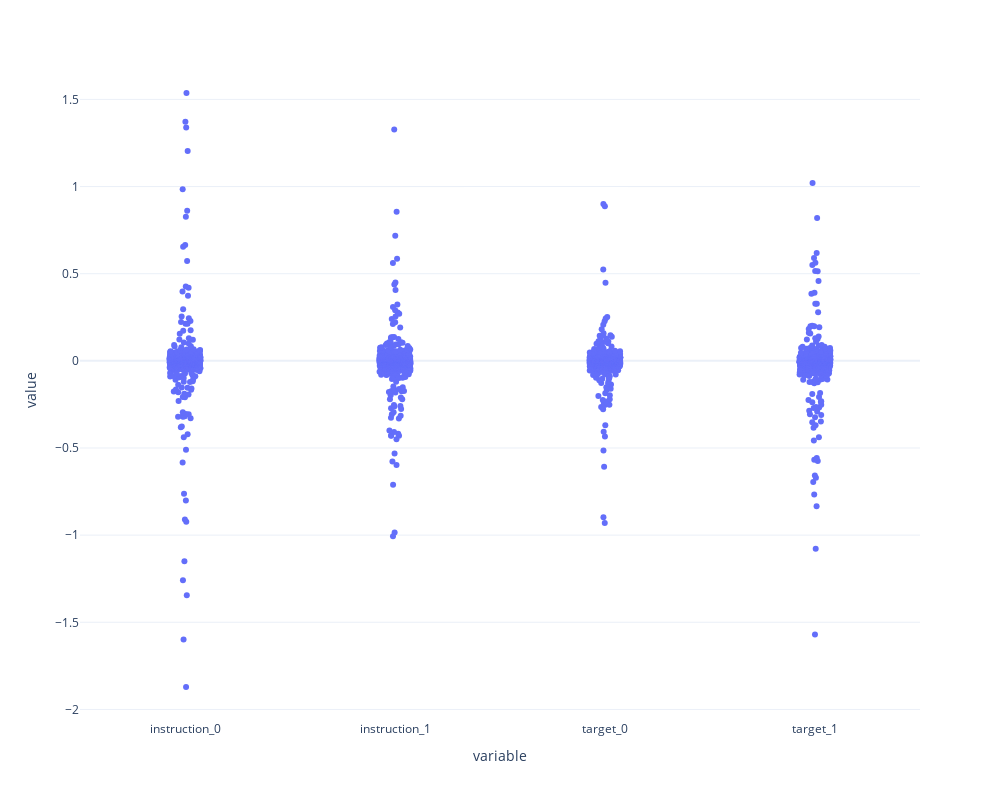

Source (notebook cell):
### Code cell
fig = px.strip(df, y=["instruction_0", "instruction_1", "target_0", "target_1"], hover_data=["label"], template = "plotly_white")
#update figure size
fig.update_layout(height=800, width=1000)
fig.show()

### Figure 1 — Plotly figure (JSON) as saved in the notebook; plotly's stock layout.template omitted (floating-point values rounded to 4 significant figures; data arrays with more than 128 entries replaced by an {"elided": "..."} marker saying what was removed)
{"data": [{"alignmentgroup": "True", "boxpoints": "all", "customdata": {"elided": "3920x1 str values"}, "fillcolor": "rgba(255,255,255,0)", "hoveron": "points", "hovertemplate": "variable=%{x}<br>value=%{y}<br>label=%{customdata[0]}<extra></extra>", "legendgroup": "", "line": {"color": "rgba(255,255,255,0)"}, "marker": {"color": "#636efa"}, "name": "", "offsetgroup": "", "orientation": "v", "pointpos": 0, "showlegend": false, "type": "box", "x": {"elided": "3920 str values"}, "x0": " ", "xaxis": "x", "y": {"elided": "3920 float values"}, "y0": " ", "yaxis": "y"}], "layout": {"boxmode": "group", "height": 800, "legend": {"tracegroupgap": 0}, "margin": {"t": 60}, "width": 1000, "xaxis": {"anchor": "y", "domain": [0, 1], "title": {"text": "variable"}}, "yaxis": {"anchor": "x", "domain": [0, 1], "title": {"text": "value"}}}}
